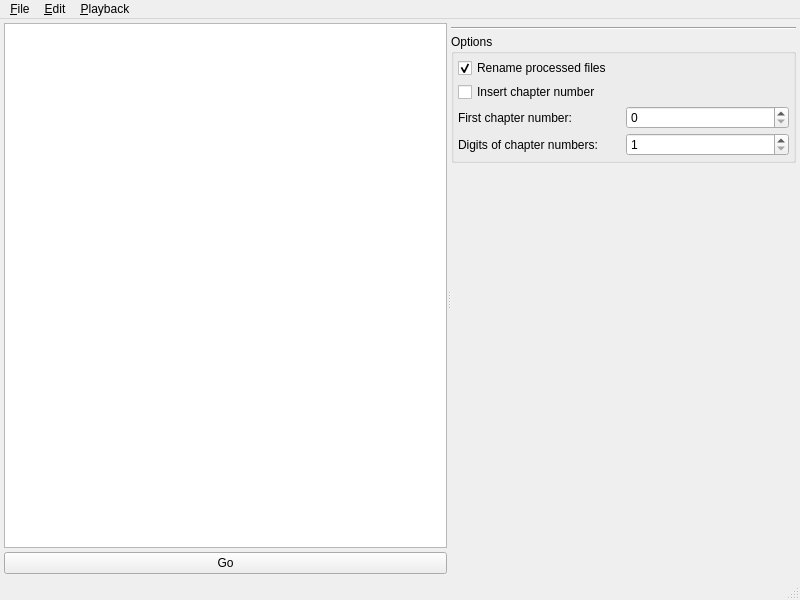
<?xml version="1.0" encoding="UTF-8"?>
<ui version="4.0">
 <class>WMainWindow</class>
 <widget class="QMainWindow" name="WMainWindow">
  <property name="geometry">
   <rect>
    <x>0</x>
    <y>0</y>
    <width>800</width>
    <height>600</height>
   </rect>
  </property>
  <property name="windowTitle">
   <string>AudioBooQer</string>
  </property>
  <widget class="QWidget" name="centralwidget">
   <layout class="QVBoxLayout" name="verticalLayout_4">
    <property name="spacing">
     <number>4</number>
    </property>
    <property name="leftMargin">
     <number>4</number>
    </property>
    <property name="topMargin">
     <number>4</number>
    </property>
    <property name="rightMargin">
     <number>4</number>
    </property>
    <property name="bottomMargin">
     <number>4</number>
    </property>
    <item>
     <widget class="QSplitter" name="splitter">
      <property name="orientation">
       <enum>Qt::Horizontal</enum>
      </property>
      <widget class="QWidget" name="layoutWidget">
       <layout class="QVBoxLayout" name="verticalLayout_2">
        <property name="spacing">
         <number>4</number>
        </property>
        <item>
         <widget class="QTreeView" name="chaptersView">
          <property name="font">
           <font>
            <pointsize>12</pointsize>
           </font>
          </property>
          <property name="editTriggers">
           <set>QAbstractItemView::EditKeyPressed</set>
          </property>
          <property name="alternatingRowColors">
           <bool>true</bool>
          </property>
          <property name="rootIsDecorated">
           <bool>true</bool>
          </property>
          <attribute name="headerVisible">
           <bool>false</bool>
          </attribute>
         </widget>
        </item>
        <item>
         <widget class="QPushButton" name="goButton">
          <property name="text">
           <string>Go</string>
          </property>
         </widget>
        </item>
       </layout>
      </widget>
      <widget class="QWidget" name="layoutWidget">
       <layout class="QVBoxLayout" name="verticalLayout_3">
        <property name="spacing">
         <number>4</number>
        </property>
        <item>
         <widget class="WAudioPlayer" name="playerWidget" native="true"/>
        </item>
        <item>
         <widget class="Line" name="line">
          <property name="orientation">
           <enum>Qt::Horizontal</enum>
          </property>
         </widget>
        </item>
        <item>
         <widget class="QGroupBox" name="groupBox">
          <property name="title">
           <string>Options</string>
          </property>
          <layout class="QVBoxLayout" name="verticalLayout">
           <property name="spacing">
            <number>4</number>
           </property>
           <property name="leftMargin">
            <number>4</number>
           </property>
           <property name="topMargin">
            <number>4</number>
           </property>
           <property name="rightMargin">
            <number>4</number>
           </property>
           <property name="bottomMargin">
            <number>4</number>
           </property>
           <item>
            <widget class="QCheckBox" name="renameCheck">
             <property name="text">
              <string>Rename processed files</string>
             </property>
             <property name="checked">
              <bool>true</bool>
             </property>
            </widget>
           </item>
           <item>
            <widget class="QCheckBox" name="chapterNoCheck">
             <property name="text">
              <string>Insert chapter number</string>
             </property>
            </widget>
           </item>
           <item>
            <layout class="QHBoxLayout" name="horizontalLayout_2">
             <property name="spacing">
              <number>4</number>
             </property>
             <item>
              <widget class="QLabel" name="label">
               <property name="text">
                <string>First chapter number:</string>
               </property>
              </widget>
             </item>
             <item>
              <widget class="QSpinBox" name="firstChapterSpin">
               <property name="minimum">
                <number>0</number>
               </property>
               <property name="maximum">
                <number>1000</number>
               </property>
              </widget>
             </item>
            </layout>
           </item>
           <item>
            <layout class="QHBoxLayout" name="horizontalLayout">
             <property name="spacing">
              <number>4</number>
             </property>
             <item>
              <widget class="QLabel" name="label_2">
               <property name="text">
                <string>Digits of chapter numbers:</string>
               </property>
              </widget>
             </item>
             <item>
              <widget class="QSpinBox" name="numberWidthSpin">
               <property name="minimum">
                <number>1</number>
               </property>
               <property name="maximum">
                <number>10</number>
               </property>
              </widget>
             </item>
            </layout>
           </item>
          </layout>
         </widget>
        </item>
        <item>
         <widget class="WAudioFormat" name="formatWidget" native="true"/>
        </item>
        <item>
         <spacer name="verticalSpacer">
          <property name="orientation">
           <enum>Qt::Vertical</enum>
          </property>
          <property name="sizeHint" stdset="0">
           <size>
            <width>20</width>
            <height>40</height>
           </size>
          </property>
         </spacer>
        </item>
       </layout>
      </widget>
     </widget>
    </item>
   </layout>
  </widget>
  <widget class="QMenuBar" name="menubar">
   <property name="geometry">
    <rect>
     <x>0</x>
     <y>0</y>
     <width>800</width>
     <height>25</height>
    </rect>
   </property>
   <widget class="QMenu" name="menu_File">
    <property name="title">
     <string>&amp;File</string>
    </property>
    <addaction name="openDirAction"/>
    <addaction name="separator"/>
    <addaction name="editTagAction"/>
    <addaction name="separator"/>
    <addaction name="quitAction"/>
   </widget>
   <widget class="QMenu" name="menu_Edit">
    <property name="title">
     <string>&amp;Edit</string>
    </property>
    <addaction name="newChapterAction"/>
    <addaction name="dissolveChapterAction"/>
   </widget>
   <widget class="QMenu" name="menu_Playback">
    <property name="title">
     <string>&amp;Playback</string>
    </property>
    <addaction name="previousAction"/>
    <addaction name="stopAction"/>
    <addaction name="playAction"/>
    <addaction name="nextAction"/>
   </widget>
   <addaction name="menu_File"/>
   <addaction name="menu_Edit"/>
   <addaction name="menu_Playback"/>
  </widget>
  <widget class="QStatusBar" name="statusbar"/>
  <action name="quitAction">
   <property name="text">
    <string>&amp;Quit</string>
   </property>
  </action>
  <action name="openDirAction">
   <property name="text">
    <string>&amp;Open directory...</string>
   </property>
  </action>
  <action name="newChapterAction">
   <property name="text">
    <string>Create &amp;new chapter</string>
   </property>
   <property name="toolTip">
    <string>Create new chapter</string>
   </property>
  </action>
  <action name="previousAction">
   <property name="text">
    <string>Pre&amp;vious</string>
   </property>
  </action>
  <action name="stopAction">
   <property name="text">
    <string>&amp;Stop</string>
   </property>
  </action>
  <action name="playAction">
   <property name="text">
    <string>&amp;Play</string>
   </property>
  </action>
  <action name="nextAction">
   <property name="text">
    <string>Ne&amp;xt</string>
   </property>
  </action>
  <action name="dissolveChapterAction">
   <property name="text">
    <string>&amp;Dissolve last chapter</string>
   </property>
  </action>
  <action name="editTagAction">
   <property name="text">
    <string>Edit tag...</string>
   </property>
   <property name="shortcut">
    <string>Ctrl+T</string>
   </property>
  </action>
 </widget>
 <customwidgets>
  <customwidget>
   <class>WAudioPlayer</class>
   <extends>QWidget</extends>
   <header>waudioplayer.h</header>
   <container>1</container>
  </customwidget>
  <customwidget>
   <class>WAudioFormat</class>
   <extends>QWidget</extends>
   <header>WAudioFormat.h</header>
   <container>1</container>
  </customwidget>
 </customwidgets>
 <tabstops>
  <tabstop>chaptersView</tabstop>
  <tabstop>renameCheck</tabstop>
  <tabstop>chapterNoCheck</tabstop>
  <tabstop>firstChapterSpin</tabstop>
  <tabstop>numberWidthSpin</tabstop>
  <tabstop>goButton</tabstop>
 </tabstops>
 <resources/>
 <connections/>
</ui>
